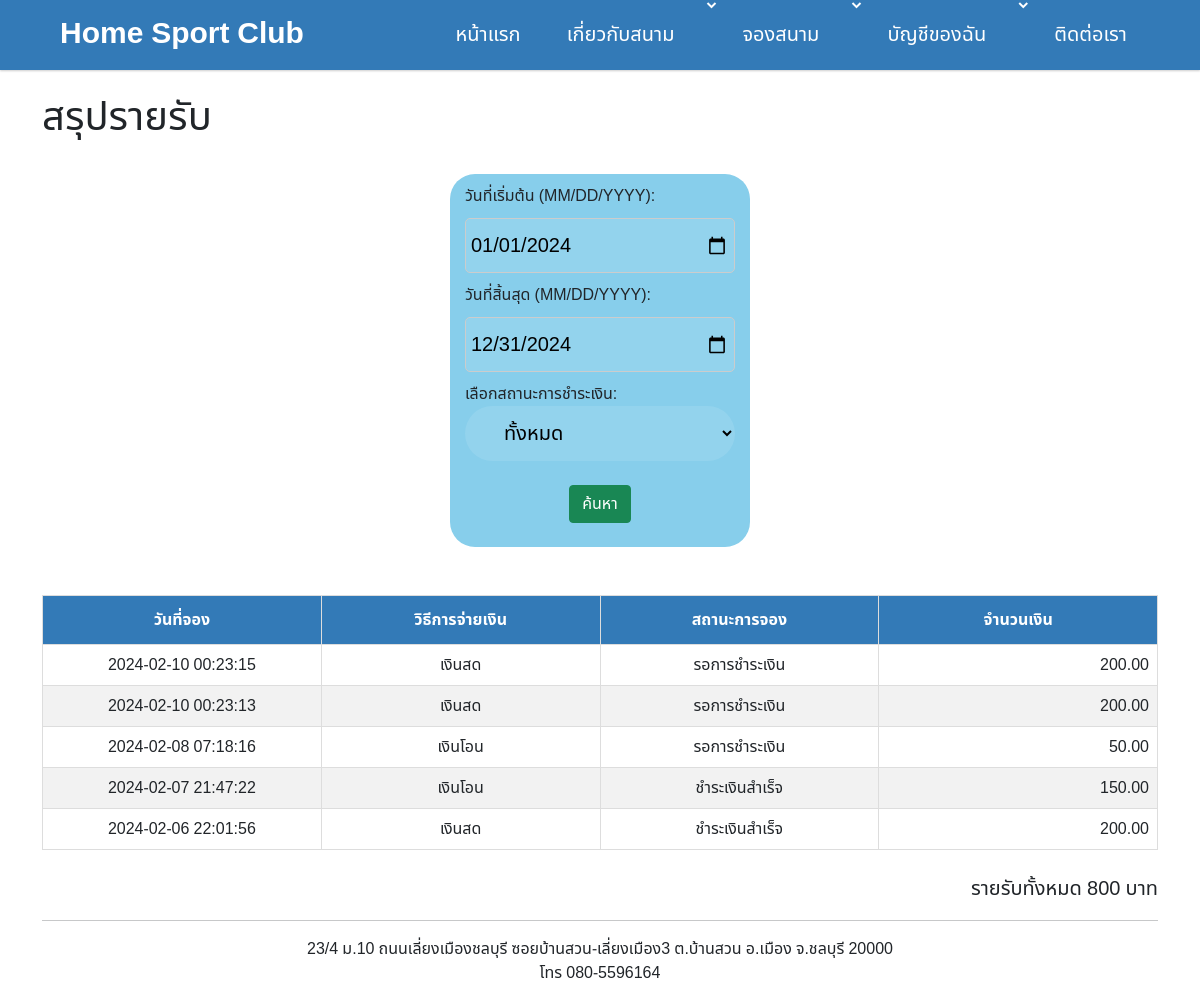
The app's page /badminton/summary_report.php (signed in), older data.
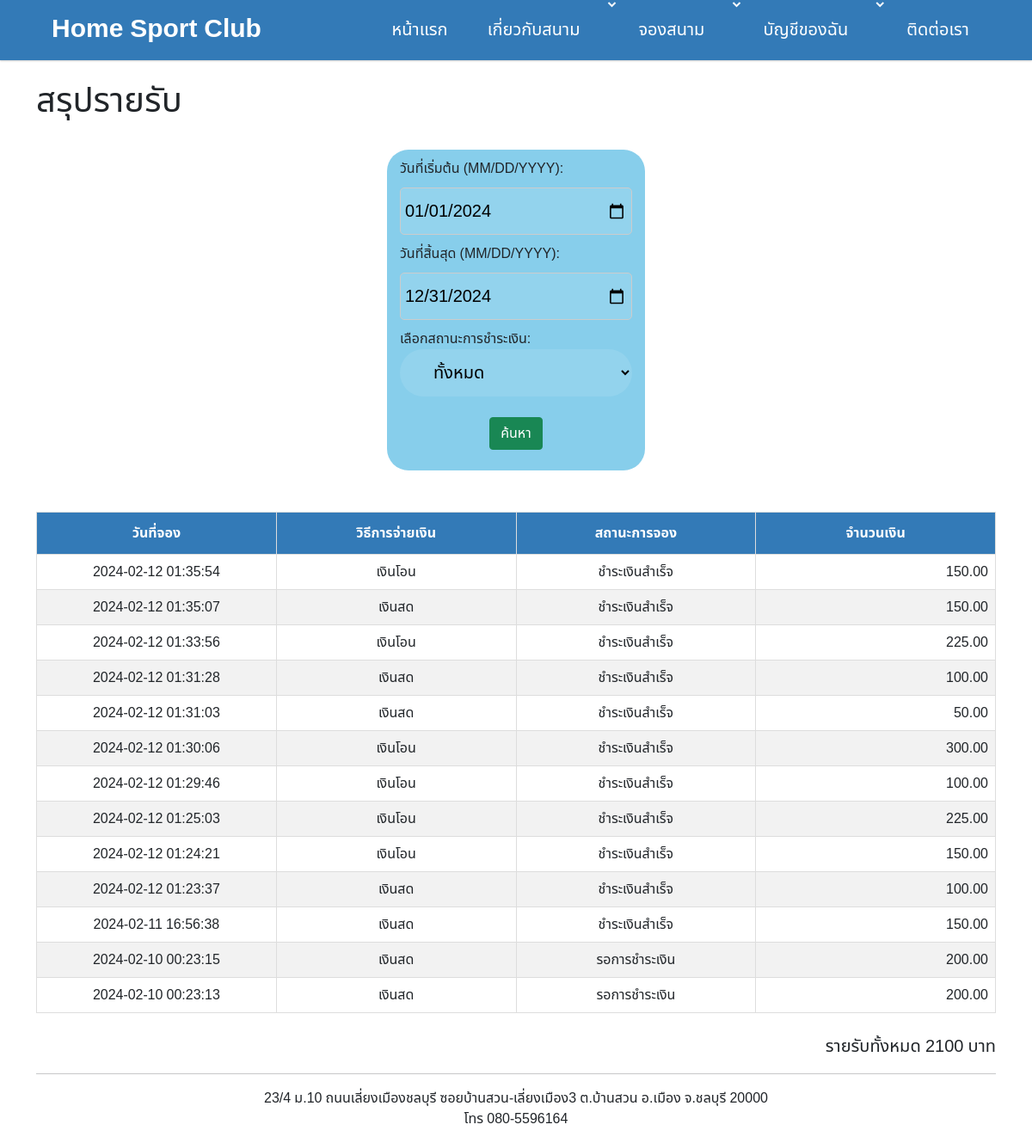
The same page, newer data.
### tables this page shows
CREATE TABLE `t_booking` (
  `booking_id` int(11) NOT NULL,
  `user_id` int(11) NOT NULL COMMENT 't_user',
  `court_id` int(11) NOT NULL COMMENT 'm_court',
  `booking_start_time` datetime NOT NULL,
  `booking_end_time` datetime NOT NULL,
  `payment_type_id` int(11) NOT NULL,
  `payment_id` int(11) DEFAULT NULL COMMENT 't_payment',
  `booking_status` tinyint(4) NOT NULL DEFAULT 1,
  `booking_amount` decimal(10,2) NOT NULL,
  `promotion_id` int(11) DEFAULT NULL,
  `create_date` datetime NOT NULL,
  `edit_date` datetime DEFAULT NULL,
  `create_by` int(11) NOT NULL COMMENT 't_user',
  `edit_by` int(11) DEFAULT NULL COMMENT 't_user',
  `del` tinyint(1) NOT NULL
);

CREATE TABLE `m_payment_type` (
  `payment_type_id` int(11) NOT NULL,
  `payment_type_name` varchar(32) NOT NULL
);

### badminton/summary_report.php (the view, shortened to what this page needs)
<?php
include 'common/connect.php';
include "header.php";
$sum_amt = 0;
$start_date = date('2024-01-01');
$end_date = date('2024-12-31');
$status = '%';
?>
<!DOCTYPE html>
<html lang="en">
<head>
    <link href='https://unpkg.com/boxicons@2.0.7/css/boxicons.min.css' rel='stylesheet'>
    <link rel="stylesheet" href="css/boostrap/css/bootstrap.min.css">
    <link rel="stylesheet" href="css/mytable.css">
</head>
<body>
    <div class="container">
        <br>
        <h1>สรุปรายรับ</h1>
        <br>
        <div class="container2">
            <form action="summary_report.php" method="POST" enctype="multipart/form-data">
                <div>
                <div class="input-field">
                    <label for="date" style="display: block; margin-bottom: 10px;">
                        วันที่เริ่มต้น (MM/DD/YYYY):
                    </label>
                    <input class="input" type="date" name="start_date" value="2024-01-01" required style="padding: 5px; border-radius: 5px;
            border: 1px solid #ccc; margin-bottom: 10px;">
                </div>
                <div class="input-field">
                    <label for="date" style="display: block; margin-bottom: 10px;">
                        วันที่สิ้นสุด (MM/DD/YYYY):
                    </label>
                    <input class="input" type="date" name="end_date" value="2024-12-31" required style="padding: 5px; border-radius: 5px;
            border: 1px solid #ccc; margin-bottom: 10px;">
                </div>
                </div>
                <div class="input-field">
                    <label for="status">เลือกสถานะการชำระเงิน:</label>
                    <select class="input" id="status" name="status">
                        <option value="%">ทั้งหมด</option>;
                    </select>
                </div>
                <div class="input-field">
                    <div align=center>
                        <button type="submit" class="btn btn-success" value="submit" name="submit">ค้นหา</button>
                    </div>
                    <div><br></div>
                </div>
            </form>
        </div>
        <br>
        <table id="customers">
            <BR>
            <thead>
                <tr>
                    <th width="10%">วันที่จอง</th>
                    <th width="10%">วิธีการจ่ายเงิน</th>
                    <th width="10%">สถานะการจอง</th>
                    <th width="10%">จำนวนเงิน</th>
                </tr>
            </thead>
            <tbody>
                <?php
                $sql = "SELECT
                            tu.user_name,
                            tu.user_tel,
                            tb.court_id,
                            tb.booking_status,
                            tb.booking_amount,
                            mpt.payment_type_name,
                            tb.create_date
                        FROM
                            `t_booking` tb
                        LEFT JOIN `t_user` tu ON
                            tb.user_id = tu.user_id
                        LEFT JOIN `m_payment_type` mpt ON
                            mpt.payment_type_id = tb.payment_type_id
                        WHERE tb.booking_status LIKE '$status' AND ( tb.create_date BETWEEN '$start_date' AND '$end_date' ) AND NOT booking_status = 3
                        ORDER BY tb.create_date DESC;";
                $result = mysqli_query($conn, $sql);
                while ($row = mysqli_fetch_assoc($result)) {
                    $sum_amt = $sum_amt + $row["booking_amount"];
                    echo "<td>" . $row["create_date"] .  "</td> ";
                    echo "<td>" . $row["payment_type_name"] .  "</td> ";
                    if ($row["booking_status"] == 1) {
                        echo "<td>รอการชำระเงิน</td> ";
                    } else if ($row["booking_status"] == 2) {
                        echo "<td>ชำระเงินสำเร็จ</td> ";
                    } else {
                        echo "<td>ยกเลิการจอง</td> ";
                    }
                    echo "<td style='text-align: right;' >" . $row["booking_amount"] .  "</td> ";
                }
                echo "</table>";
                echo "<br><label class='right'>รายรับทั้งหมด " . $sum_amt . " บาท</label>";
                ?>
    </div>
    <?php include "footer.php" ?>
</body>
</html>

Row changes from the older to the newer data that the page shows:
removed t_booking: create_date "2024-02-08 07:18:16", payment_type.payment_type_name "เงินโอน", booking_status "รอการชำระเงิน", booking_amount "50.00"
removed t_booking: create_date "2024-02-07 21:47:22", payment_type.payment_type_name "เงินโอน", booking_status "ชำระเงินสำเร็จ", booking_amount "150.00"
removed t_booking: create_date "2024-02-06 22:01:56", payment_type.payment_type_name "เงินสด", booking_status "ชำระเงินสำเร็จ", booking_amount "200.00"
added t_booking: create_date "2024-02-12 01:35:54", payment_type.payment_type_name "เงินโอน", booking_status "ชำระเงินสำเร็จ", booking_amount "150.00"
added t_booking: create_date "2024-02-12 01:35:07", payment_type.payment_type_name "เงินสด", booking_status "ชำระเงินสำเร็จ", booking_amount "150.00"
added t_booking: create_date "2024-02-12 01:33:56", payment_type.payment_type_name "เงินโอน", booking_status "ชำระเงินสำเร็จ", booking_amount "225.00"
added t_booking: create_date "2024-02-12 01:31:28", payment_type.payment_type_name "เงินสด", booking_status "ชำระเงินสำเร็จ", booking_amount "100.00"
added t_booking: create_date "2024-02-12 01:31:03", payment_type.payment_type_name "เงินสด", booking_status "ชำระเงินสำเร็จ", booking_amount "50.00"
added t_booking: create_date "2024-02-12 01:30:06", payment_type.payment_type_name "เงินโอน", booking_status "ชำระเงินสำเร็จ", booking_amount "300.00"
added t_booking: create_date "2024-02-12 01:29:46", payment_type.payment_type_name "เงินโอน", booking_status "ชำระเงินสำเร็จ", booking_amount "100.00"
added t_booking: create_date "2024-02-12 01:25:03", payment_type.payment_type_name "เงินโอน", booking_status "ชำระเงินสำเร็จ", booking_amount "225.00"
added t_booking: create_date "2024-02-12 01:24:21", payment_type.payment_type_name "เงินโอน", booking_status "ชำระเงินสำเร็จ", booking_amount "150.00"
added t_booking: create_date "2024-02-12 01:23:37", payment_type.payment_type_name "เงินสด", booking_status "ชำระเงินสำเร็จ", booking_amount "100.00"
added t_booking: create_date "2024-02-11 16:56:38", payment_type.payment_type_name "เงินสด", booking_status "ชำระเงินสำเร็จ", booking_amount "150.00"
Text that changed along with them:
$sum_amt: "800" → "2100"
